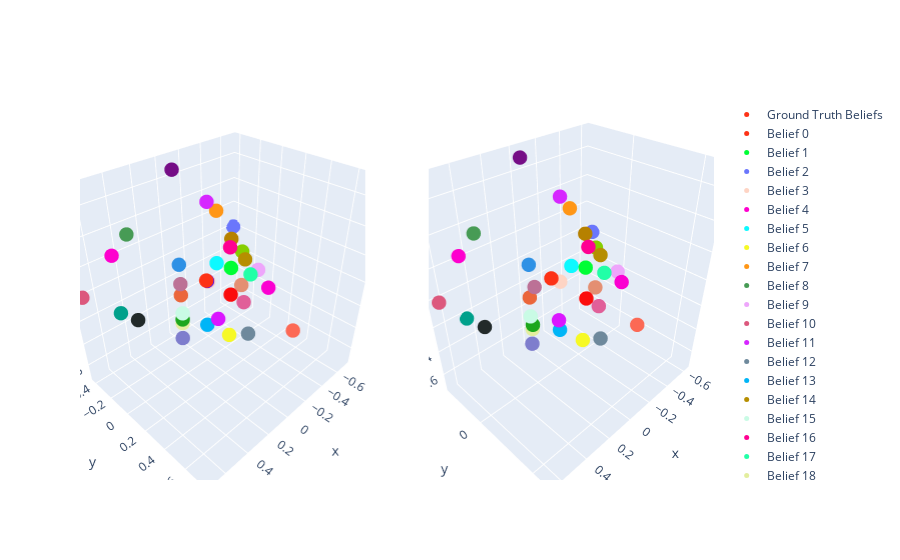

Write notebook code for a chart like this one.
### Markdown cell above
## Visualization of regression results
We visualize the belief predictions in 3D, using the same PCA as before, and also do a 2D plot of the belief predictions.

### Code cell
belief_predictions_pca = vis_pca.transform(belief_predictions.reshape(-1, 5))

# now visualize in 3d
transformer_input_belief_indices_flattened = transformer_input_belief_indices.view(-1).cpu().numpy()
from plotly.subplots import make_subplots
from plotly import graph_objects as go

colors = px.colors.qualitative.Light24 + px.colors.qualitative.Dark24 + px.colors.qualitative.Plotly

fig = make_subplots(rows=1, cols=2, specs=[[{'type': 'scatter3d'}, {'type': 'scatter3d'}]])

# put the groundtruth simplex on the left
ground_truth_beliefs = list(msp_belief_index.keys())
ground_truth_belief_labels = list(msp_belief_index.values())
ground_truth_beliefs_pca = vis_pca.transform(ground_truth_beliefs)

fig.add_trace(go.Scatter3d(x=ground_truth_beliefs_pca[:, 0],
                           y=ground_truth_beliefs_pca[:, 1],
                           z=ground_truth_beliefs_pca[:, 2],
                           mode='markers',
                           marker=dict(size=5, color=[colors[i] for i in ground_truth_belief_labels], opacity=1),
                           name='Ground Truth Beliefs'),
              row=1, col=1)

# put the belief predictions on the right
for belief in msp_belief_index.keys():
    b = msp_belief_index[belief]
    relevant_indices = np.where(transformer_input_belief_indices_flattened == b)[0]
    relevant_data = belief_predictions_pca[relevant_indices]
    if len(relevant_data) > 0:
        centers_of_mass = np.mean(relevant_data, axis=0)
    
        fig.add_trace(go.Scatter3d(x=[centers_of_mass[0]],
                                y=[centers_of_mass[1]],
                                z=[centers_of_mass[2]],
                                mode='markers',
                                name=f'Belief {b}',
                                marker=dict(size=5, color=colors[b], opacity=1)),
                    row=1, col=2)
        
fig.show()

### Figure 1 — Plotly figure (JSON) as saved in the notebook; plotly's stock layout.template omitted (floating-point values rounded to 4 significant figures)
{"data": [{"marker": {"color": ["#FD3216", "#00FE35", "#6A76FC", "#FED4C4", "#FE00CE", "#0DF9FF", "#F6F926", "#FF9616", "#479B55", "#EEA6FB", "#DC587D", "#D626FF", "#6E899C", "#00B5F7", "#B68E00", "#C9FBE5", "#FF0092", "#22FFA7", "#E3EE9E", "#86CE00", "#BC7196", "#7E7DCD", "#FC6955", "#E48F72", "#2E91E5", "#E15F99", "#1CA71C", "#FB0D0D", "#DA16FF", "#222A2A", "#B68100", "#750D86", "#EB663B", "#511CFB", "#00A08B", "#FB00D1"], "opacity": 1, "size": 5}, "mode": "markers", "name": "Ground Truth Beliefs", "scene": "scene", "type": "scatter3d", "x": [0.1768, -0.2357, -0.7071, -0.3536, 0.4714, -0.4714, -3.325e-16, -0.4714, 0.3536, -0.3536, 0.7071, -0.3536, -2.122e-16, 0.1768, -0.1768, 0.3536, -3.325e-16, -2.122e-16, 0.2357, -0.2828, 0.2828, -6.933e-16, 2.832e-17, -0.2828, 0.2357, -0.1768, 0.2828, -0.2357, 0.2357, 0.3536, -0.2357, -6.933e-16, 0.2357, -2.713e-17, 0.4714, -0.2357], "y": [0.2009, 0.01605, -0.4166, -0.3537, -0.3746, -0.3746, 0.2324, -0.3746, -0.3537, 0.1694, -0.4166, -0.3537, 0.4068, 0.2009, 0.2009, 0.1694, 0.2324, 0.4068, 0.01605, 0.0774, 0.0774, -0.2907, 0.7555, 0.0774, 0.01605, 0.2009, 0.0774, 0.01605, 0.3648, -0.3537, 0.01605, -0.2907, 0.01605, 0.01605, -0.3746, 0.3648], "z": [0.1768, -1.394e-17, -4.356e-16, -0.3536, 0.2357, -0.2357, -0.3536, 0.2357, 0.3536, -2.317e-16, -2.89e-16, 0.3536, -0.2357, -0.1768, 0.1768, -1.584e-16, 0.3536, 0.2357, -0.2357, 0.1414, 0.1414, -0.7071, -2.776e-17, -0.1414, 0.2357, -0.1768, -0.1414, -0.2357, -1.148e-16, -0.3536, 0.2357, 0.7071, 2.769e-17, 1.381e-17, -0.2357, -1.637e-16]}, {"marker": {"color": "#FD3216", "opacity": 1, "size": 5}, "mode": "markers", "name": "Belief 0", "scene": "scene2", "type": "scatter3d", "x": [0.1865], "y": [0.1533], "z": [0.1793]}, {"marker": {"color": "#00FE35", "opacity": 1, "size": 5}, "mode": "markers", "name": "Belief 1", "scene": "scene2", "type": "scatter3d", "x": [-0.236], "y": [0.01849], "z": [-0.0004235]}, {"marker": {"color": "#6A76FC", "opacity": 1, "size": 5}, "mode": "markers", "name": "Belief 2", "scene": "scene2", "type": "scatter3d", "x": [-0.6243], "y": [-0.2845], "z": [-0.0004225]}, {"marker": {"color": "#FED4C4", "opacity": 1, "size": 5}, "mode": "markers", "name": "Belief 3", "scene": "scene2", "type": "scatter3d", "x": [-0.3505], "y": [-0.346], "z": [-0.3409]}, {"marker": {"color": "#FE00CE", "opacity": 1, "size": 5}, "mode": "markers", "name": "Belief 4", "scene": "scene2", "type": "scatter3d", "x": [0.4546], "y": [-0.3427], "z": [0.2261]}, {"marker": {"color": "#0DF9FF", "opacity": 1, "size": 5}, "mode": "markers", "name": "Belief 5", "scene": "scene2", "type": "scatter3d", "x": [-0.4418], "y": [-0.3188], "z": [-0.2296]}, {"marker": {"color": "#F6F926", "opacity": 1, "size": 5}, "mode": "markers", "name": "Belief 6", "scene": "scene2", "type": "scatter3d", "x": [0.0007235], "y": [0.2267], "z": [-0.3445]}, {"marker": {"color": "#FF9616", "opacity": 1, "size": 5}, "mode": "markers", "name": "Belief 7", "scene": "scene2", "type": "scatter3d", "x": [-0.4478], "y": [-0.3396], "z": [0.2282]}, {"marker": {"color": "#479B55", "opacity": 1, "size": 5}, "mode": "markers", "name": "Belief 8", "scene": "scene2", "type": "scatter3d", "x": [0.3521], "y": [-0.314], "z": [0.3458]}, {"marker": {"color": "#EEA6FB", "opacity": 1, "size": 5}, "mode": "markers", "name": "Belief 9", "scene": "scene2", "type": "scatter3d", "x": [-0.3452], "y": [0.1955], "z": [-0.0002221]}, {"marker": {"color": "#DC587D", "opacity": 1, "size": 5}, "mode": "markers", "name": "Belief 10", "scene": "scene2", "type": "scatter3d", "x": [0.6403], "y": [-0.32], "z": [0.001056]}, {"marker": {"color": "#D626FF", "opacity": 1, "size": 5}, "mode": "markers", "name": "Belief 11", "scene": "scene2", "type": "scatter3d", "x": [-0.3494], "y": [-0.333], "z": [0.3469]}, {"marker": {"color": "#6E899C", "opacity": 1, "size": 5}, "mode": "markers", "name": "Belief 12", "scene": "scene2", "type": "scatter3d", "x": [0.009163], "y": [0.3797], "z": [-0.2312]}, {"marker": {"color": "#00B5F7", "opacity": 1, "size": 5}, "mode": "markers", "name": "Belief 13", "scene": "scene2", "type": "scatter3d", "x": [0.1698], "y": [0.1978], "z": [-0.1764]}, {"marker": {"color": "#B68E00", "opacity": 1, "size": 5}, "mode": "markers", "name": "Belief 14", "scene": "scene2", "type": "scatter3d", "x": [-0.1918], "y": [0.1781], "z": [0.1802]}, {"marker": {"color": "#C9FBE5", "opacity": 1, "size": 5}, "mode": "markers", "name": "Belief 15", "scene": "scene2", "type": "scatter3d", "x": [0.3464], "y": [0.1492], "z": [-0.001949]}, {"marker": {"color": "#FF0092", "opacity": 1, "size": 5}, "mode": "markers", "name": "Belief 16", "scene": "scene2", "type": "scatter3d", "x": [-0.005084], "y": [0.2503], "z": [0.3415]}, {"marker": {"color": "#22FFA7", "opacity": 1, "size": 5}, "mode": "markers", "name": "Belief 17", "scene": "scene2", "type": "scatter3d", "x": [-0.004591], "y": [0.373], "z": [0.2294]}, {"marker": {"color": "#E3EE9E", "opacity": 1, "size": 5}, "mode": "markers", "name": "Belief 18", "scene": "scene2", "type": "scatter3d", "x": [0.235], "y": [0.02094], "z": [-0.236]}, {"marker": {"color": "#86CE00", "opacity": 1, "size": 5}, "mode": "markers", "name": "Belief 19", "scene": "scene2", "type": "scatter3d", "x": [-0.2782], "y": [0.06314], "z": [0.1496]}, {"marker": {"color": "#BC7196", "opacity": 1, "size": 5}, "mode": "markers", "name": "Belief 20", "scene": "scene2", "type": "scatter3d", "x": [0.2716], "y": [0.1066], "z": [0.14]}, {"marker": {"color": "#7E7DCD", "opacity": 1, "size": 5}, "mode": "markers", "name": "Belief 21", "scene": "scene2", "type": "scatter3d", "x": [-0.002813], "y": [-0.2911], "z": [-0.7067]}, {"marker": {"color": "#FC6955", "opacity": 1, "size": 5}, "mode": "markers", "name": "Belief 22", "scene": "scene2", "type": "scatter3d", "x": [-0.01174], "y": [0.618], "z": [0.001881]}, {"marker": {"color": "#E48F72", "opacity": 1, "size": 5}, "mode": "markers", "name": "Belief 23", "scene": "scene2", "type": "scatter3d", "x": [-0.2648], "y": [0.08197], "z": [-0.1394]}, {"marker": {"color": "#2E91E5", "opacity": 1, "size": 5}, "mode": "markers", "name": "Belief 24", "scene": "scene2", "type": "scatter3d", "x": [0.2383], "y": [0.02658], "z": [0.235]}, {"marker": {"color": "#E15F99", "opacity": 1, "size": 5}, "mode": "markers", "name": "Belief 25", "scene": "scene2", "type": "scatter3d", "x": [-0.1695], "y": [0.2012], "z": [-0.1796]}, {"marker": {"color": "#1CA71C", "opacity": 1, "size": 5}, "mode": "markers", "name": "Belief 26", "scene": "scene2", "type": "scatter3d", "x": [0.2784], "y": [0.07948], "z": [-0.1433]}, {"marker": {"color": "#FB0D0D", "opacity": 1, "size": 5}, "mode": "markers", "name": "Belief 27", "scene": "scene2", "type": "scatter3d", "x": [-0.2322], "y": [0.03422], "z": [-0.2383]}, {"marker": {"color": "#DA16FF", "opacity": 1, "size": 5}, "mode": "markers", "name": "Belief 28", "scene": "scene2", "type": "scatter3d", "x": [0.2566], "y": [0.2835], "z": [-0.004043]}, {"marker": {"color": "#222A2A", "opacity": 1, "size": 5}, "mode": "markers", "name": "Belief 29", "scene": "scene2", "type": "scatter3d", "x": [0.3587], "y": [-0.326], "z": [-0.3524]}, {"marker": {"color": "#B68100", "opacity": 1, "size": 5}, "mode": "markers", "name": "Belief 30", "scene": "scene2", "type": "scatter3d", "x": [-0.2468], "y": [-0.001409], "z": [0.2352]}, {"marker": {"color": "#750D86", "opacity": 1, "size": 5}, "mode": "markers", "name": "Belief 31", "scene": "scene2", "type": "scatter3d", "x": [0.002041], "y": [-0.2859], "z": [0.708]}, {"marker": {"color": "#EB663B", "opacity": 1, "size": 5}, "mode": "markers", "name": "Belief 32", "scene": "scene2", "type": "scatter3d", "x": [0.235], "y": [0.01247], "z": [0.0003699]}, {"marker": {"color": "#00A08B", "opacity": 1, "size": 5}, "mode": "markers", "name": "Belief 34", "scene": "scene2", "type": "scatter3d", "x": [0.4646], "y": [-0.3498], "z": [-0.2337]}, {"marker": {"color": "#FB00D1", "opacity": 1, "size": 5}, "mode": "markers", "name": "Belief 35", "scene": "scene2", "type": "scatter3d", "x": [-0.277], "y": [0.2863], "z": [-0.004301]}], "layout": {"scene": {"domain": {"x": [0, 0.45], "y": [0, 1]}}, "scene2": {"domain": {"x": [0.55, 1], "y": [0, 1]}}}}
